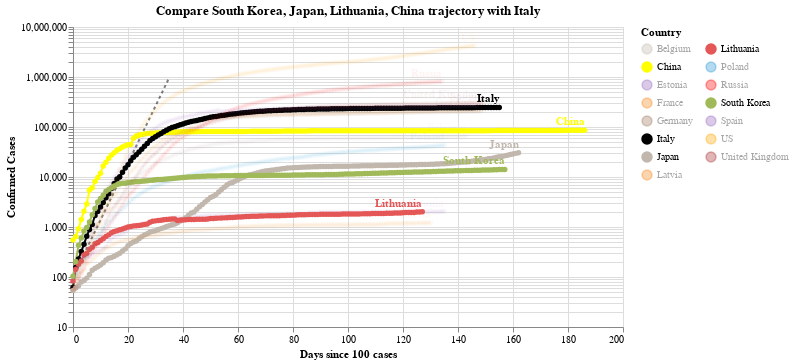

The notebook cell saved with this chart:
### Code cell
#hide_input
chart3 = make_since_chart(dff2, ['South Korea', 'Japan', 'Lithuania', 'China'], baseline_countries)
chart3

### Figure 1 — Vega-Lite specification as saved in the notebook (floating-point values rounded to 4 significant figures; data arrays with more than 128 entries replaced by an {"elided": "..."} marker saying what was removed)
{"config": {"view": {"continuousWidth": 400, "continuousHeight": 300}}, "layer": [{"data": {"name": "data-628230001892d6798b50651be41d1b3e"}, "mark": {"type": "line", "color": "black", "opacity": 0.5, "strokeDash": [3, 3]}, "encoding": {"x": {"type": "quantitative", "field": "Days since 100 cases"}, "y": {"type": "quantitative", "field": "Confirmed Cases"}}}, {"data": {"name": "data-5d05595ceaa05a69f878c5b4806d98db"}, "mark": {"type": "line", "point": true}, "encoding": {"color": {"type": "nominal", "field": "Country", "legend": {"columns": 2}, "scale": {"domain": ["Belgium", "China", "Estonia", "France", "Germany", "Italy", "Japan", "Latvia", "Lithuania", "Poland", "Russia", "South Korea", "Spain", "US", "United Kingdom"], "range": ["#C1B7AD", "yellow", "#9467bd", "#F58518", "#9D755D", "black", "#C1B7AD", "#F58518", "#E45756", "#2495D3", "red", "#A1BA59", "#9467bd", "orange", "brown"]}}, "opacity": {"condition": {"value": 1, "selection": "selector001"}, "value": 0.05}, "tooltip": [{"type": "nominal", "field": "Country"}, {"type": "temporal", "field": "Date"}, {"type": "quantitative", "field": "Confirmed Cases"}, {"type": "quantitative", "field": "Days since 100 cases"}], "x": {"type": "quantitative", "field": "Days since 100 cases"}, "y": {"type": "quantitative", "field": "Confirmed Cases", "scale": {"type": "log"}}}, "selection": {"selector001": {"type": "multi", "fields": ["Country"], "bind": "legend", "init": [{"Country": "South Korea"}, {"Country": "Japan"}, {"Country": "Lithuania"}, {"Country": "China"}, {"Country": "Italy"}]}}, "width": 550}, {"data": {"name": "data-5d05595ceaa05a69f878c5b4806d98db"}, "mark": {"type": "text", "align": "right", "dy": -8, "fontWeight": "bold"}, "encoding": {"color": {"type": "nominal", "field": "Country", "legend": {"columns": 2}, "scale": {"domain": ["Belgium", "China", "Estonia", "France", "Germany", "Italy", "Japan", "Latvia", "Lithuania", "Poland", "Russia", "South Korea", "Spain", "US", "United Kingdom"], "range": ["#C1B7AD", "yellow", "#9467bd", "#F58518", "#9D755D", "black", "#C1B7AD", "#F58518", "#E45756", "#2495D3", "red", "#A1BA59", "#9467bd", "orange", "brown"]}}, "opacity": {"condition": {"value": 1, "selection": "selector001"}, "value": 0.05}, "text": {"type": "nominal", "field": "Country"}, "tooltip": [{"type": "nominal", "field": "Country"}, {"type": "temporal", "field": "Date"}, {"type": "quantitative", "field": "Confirmed Cases"}, {"type": "quantitative", "field": "Days since 100 cases"}], "x": {"type": "quantitative", "field": "Days since 100 cases"}, "y": {"type": "quantitative", "field": "Confirmed Cases", "scale": {"type": "log"}}}, "transform": [{"filter": "(datum['Date'] >= 1595721600000)"}], "width": 550}], "title": "Compare South Korea, Japan, Lithuania, China trajectory with Italy", "$schema": "https://vega.github.io/schema/vega-lite/v4.0.2.json", "datasets": {"data-628230001892d6798b50651be41d1b3e": [{"Days since 100 cases": 0, "Confirmed Cases": 100.0}, {"Days since 100 cases": 1, "Confirmed Cases": 130.0}, {"Days since 100 cases": 2, "Confirmed Cases": 169.0}, {"Days since 100 cases": 3, "Confirmed Cases": 219.7}, {"Days since 100 cases": 4, "Confirmed Cases": 285.6}, {"Days since 100 cases": 5, "Confirmed Cases": 371.3}, {"Days since 100 cases": 6, "Confirmed Cases": 482.7}, {"Days since 100 cases": 7, "Confirmed Cases": 627.5}, {"Days since 100 cases": 8, "Confirmed Cases": 815.7}, {"Days since 100 cases": 9, "Confirmed Cases": 1060.0}, {"Days since 100 cases": 10, "Confirmed Cases": 1379.0}, {"Days since 100 cases": 11, "Confirmed Cases": 1792.0}, {"Days since 100 cases": 12, "Confirmed Cases": 2330.0}, {"Days since 100 cases": 13, "Confirmed Cases": 3029.0}, {"Days since 100 cases": 14, "Confirmed Cases": 3937.0}, {"Days since 100 cases": 15, "Confirmed Cases": 5119.0}, {"Days since 100 cases": 16, "Confirmed Cases": 6654.0}, {"Days since 100 cases": 17, "Confirmed Cases": 8650.0}, {"Days since 100 cases": 18, "Confirmed Cases": 11250.0}, {"Days since 100 cases": 19, "Confirmed Cases": 14620.0}, {"Days since 100 cases": 20, "Confirmed Cases": 19000.0}, {"Days since 100 cases": 21, "Confirmed Cases": 24710.0}, {"Days since 100 cases": 22, "Confirmed Cases": 32120.0}, {"Days since 100 cases": 23, "Confirmed Cases": 41750.0}, {"Days since 100 cases": 24, "Confirmed Cases": 54280.0}, {"Days since 100 cases": 25, "Confirmed Cases": 70560.0}, {"Days since 100 cases": 26, "Confirmed Cases": 91730.0}, {"Days since 100 cases": 27, "Confirmed Cases": 119300.0}, {"Days since 100 cases": 28, "Confirmed Cases": 155000.0}, {"Days since 100 cases": 29, "Confirmed Cases": 201500.0}, {"Days since 100 cases": 30, "Confirmed Cases": 262000.0}, {"Days since 100 cases": 31, "Confirmed Cases": 340600.0}, {"Days since 100 cases": 32, "Confirmed Cases": 442800.0}, {"Days since 100 cases": 33, "Confirmed Cases": 575600.0}, {"Days since 100 cases": 34, "Confirmed Cases": 748300.0}, {"Days since 100 cases": 35, "Confirmed Cases": 972800.0}], "data-5d05595ceaa05a69f878c5b4806d98db": {"elided": "2218 records"}}}
